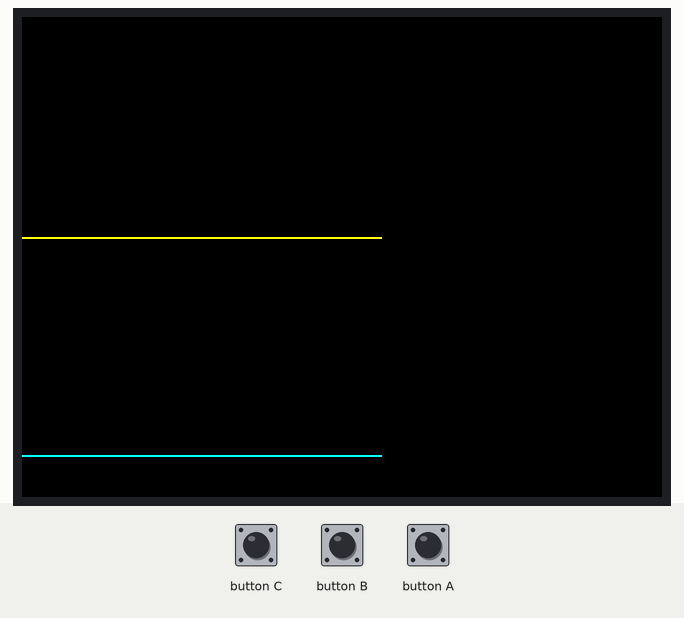
Recording of a sketch running on a simulated ESP32. Parts: 320×240 colour display. The inputs (shaded band) are chosen by the test bench.

Above: at 1.8 s.
2.1 s: button A pressed for 0.15 s
At 2.4 s:
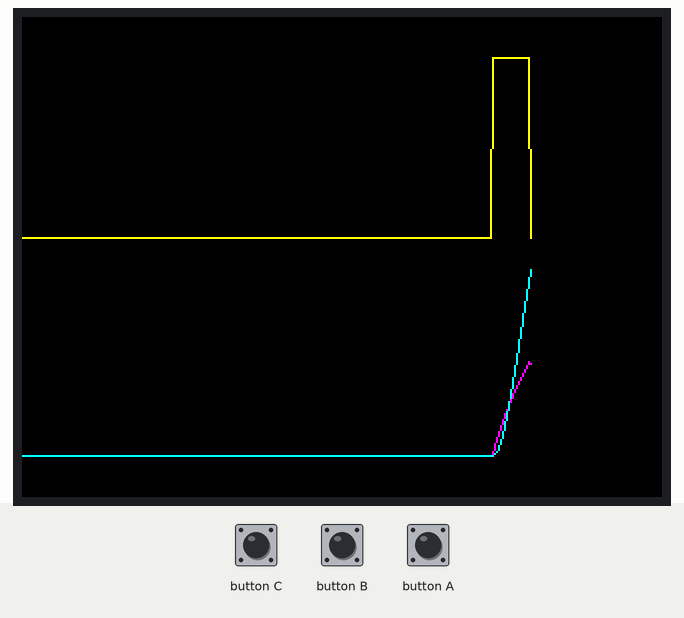
2.8 s: button A pressed for 1 s
At 3.26 s:
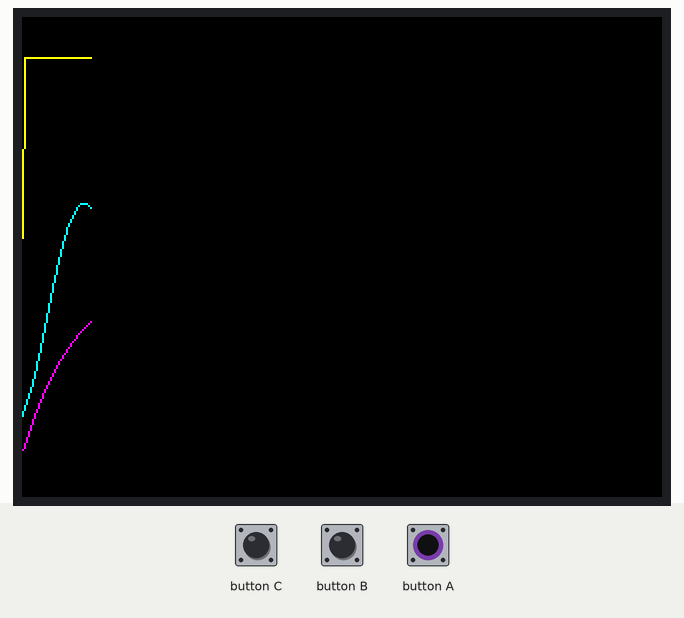
Timing chart, 0 to 5.8 s (numbered marks = the images above; inputs shaded):
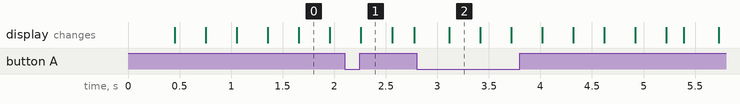

The sketch:

LPF_example.ino
```cpp
// (licence header left out)
#include <M5Stack.h>
#include "dFilt.hpp"

// Constants (example)
const int T_SAMPLE_US = 8000;
const float OMEGA_N1 = 5;
const float ZETA2 = 0.2;
const float OMEGA_N2 = 12;

// Handlers for task and timer
TaskHandle_t taskHandle;
hw_timer_t *timer = NULL;

// Function prototypes
void IRAM_ATTR onTimer();
void taskPeriodical(void *pvParameters);
void plotGraph(float u, float y1, float y2);

// Define LPF instances, first- and second-order
FirstOrderLPF lpf1(T_SAMPLE_US / 1e6, OMEGA_N1);
SecondOrderLPF lpf2(T_SAMPLE_US / 1e6, ZETA2, OMEGA_N2);

/*
   The setup function, run once
*/
void setup() {
  M5.begin();
  M5.Power.begin();

  // Creat a task to be executed periodically by signal from ISR
  xTaskCreateUniversal(
    taskPeriodical,
    "taskPeriodical",
    8192,
    NULL,
    1,
    &taskHandle,
    APP_CPU_NUM
  );

  // Set up timer and attach ISR
  timer = timerBegin(0, 80, true); // Count up every microsecond
  timerAttachInterrupt(timer, &onTimer, true);
  timerAlarmWrite(timer, T_SAMPLE_US, true);
  timerAlarmEnable(timer);
}

/*
   The loop function, run repeadedly
*/
void loop() {
  // Nothing to do
  delay(10);
}

// ISR, sending a signal to actual task
void IRAM_ATTR onTimer() {
  BaseType_t taskWoken;
  xTaskNotifyFromISR(taskHandle, 0, eIncrement, &taskWoken);
}

// A task periodically executed by signal from ISR
void taskPeriodical(void *pvParameters) {
  uint32_t ulNotifiedValue;

  float u, y1, y2;
  while (true) {
    xTaskNotifyWait(0, 0, &ulNotifiedValue, portMAX_DELAY);

    // Create input unit step signal based on Button A
    M5.update();
    if (M5.BtnA.read()) {
      u = 1.0;
    } else {
      u = 0.0;
    }

    // Apply LPFs, first- and second-order
    y1 = lpf1.apply(u);
    y2 = lpf2.apply(u);

    // Plot graphs on LCD
    plotGraph(u, y1, y2);
  }
}

// A function to plot graph on LCD
void plotGraph(float u, float y1, float y2) {

  // Variables for graph control
  static int x = 0;
  static int x_old = 0;
  static int yu = 0;
  static int yu_old = 110;
  static int yy1 = 0;
  static int yy1_old = 219;
  static int yy2 = 0;
  static int yy2_old = 219;

  // Clear screen to begin plotting
  if (x == 0) {
    x_old = 0;
    M5.Lcd.fillScreen(BLACK);
  }

  // Map the y-axis values
  yu = map(int(u * 90), 0, 90, 110, 20);
  yy1 = map(int(y1 * 90), 0, 90, 219, 129);
  yy2 = map(int(y2 * 90), 0, 90, 219, 129);

  M5.Lcd.drawLine(x_old, yu_old, x, yu, YELLOW);
  M5.Lcd.drawLine(x_old, yy1_old, x, yy1, PINK);
  M5.Lcd.drawLine(x_old, yy2_old, x, yy2, CYAN);

  // Preserve current values
  x_old = x;
  yu_old = yu;
  yy1_old = yy1;
  yy2_old = yy2;

  // Increment x-axis
  x = (x + 1) % 319;
}
```

dFilt.cpp
```cpp
// (licence header left out)
#include <math.h>
#include "dFilt.hpp"

/*
  First-order low-pass filter
*/

// Constructor
FirstOrderLPF::FirstOrderLPF(float Ts, float omega_n) {
  // Set coefficients based on Bilinear transform (Tustin's method)
  a1 = (2 - omega_n * Ts) / (2 + omega_n * Ts);
  b0 = omega_n * Ts / (omega_n * Ts + 2);
  b1 = b0;

  // Initialize old values
  y_old = 0;
  u_old = 0;
}

// Destructor
FirstOrderLPF::~FirstOrderLPF(void) {}

// Apply digital filter
float FirstOrderLPF::apply(float u) {
  float y = b0 * u + b1 * u_old + a1 * y_old;
  y_old = y;
  u_old = u;
  return y;
}

/*
  Second-order low-pass filter
*/

// Constructor
SecondOrderLPF::SecondOrderLPF(float Ts, float zeta, float omega_n) {
  // Set coefficients based on Bilinear transform (Tustin's method)
  m = 4.0 * zeta / (omega_n * Ts);
  n = 4.0 / pow(omega_n * Ts, 2.0);

  a1 = 2.0 * (1.0 - n) / (1.0 + m + n);
  a2 = (1.0 - m + n) / (1.0 + m + n);
  b0 = 1.0 / (1.0 + m + n);
  b1 = 2.0 / (1.0 + m + n);
  b2 = b0;

  // Initialize old values
  y_old[0] = y_old[1] = 0;
  u_old[0] = u_old[1] = 0;
}

// Destructor
SecondOrderLPF::~SecondOrderLPF(void) {}

// Apply digital filter
float SecondOrderLPF::apply(float u) {
  float y = b0 * u + b1 * u_old[0] + b2 * u_old[1] - a1 * y_old[0] - a2 * y_old[1];
  y_old[1] = y_old[0];
  y_old[0] = y;
  u_old[1] = u_old[0];
  u_old[0] = u;
  return y;
}
```

dFilt.hpp
```cpp
// (licence header left out)
#ifndef _DFILT_
#define _DFILT_

// First-order low-pass filter class
class FirstOrderLPF {
  public:
    FirstOrderLPF(float Ts, float omega_n);
    ~FirstOrderLPF(void);
    float apply(float u);

  private:
    float a1, b0, b1;
    float y_old, u_old;
};

// Second-order low-pass filter class
class SecondOrderLPF {
  public:
    SecondOrderLPF(float Ts, float zeta, float omega_n);
    ~SecondOrderLPF(void);
    float apply(float u);

  private:
    float m, n;
    float a1, a2, b0, b1, b2;
    float y_old[2], u_old[2];
};

#endif
```
